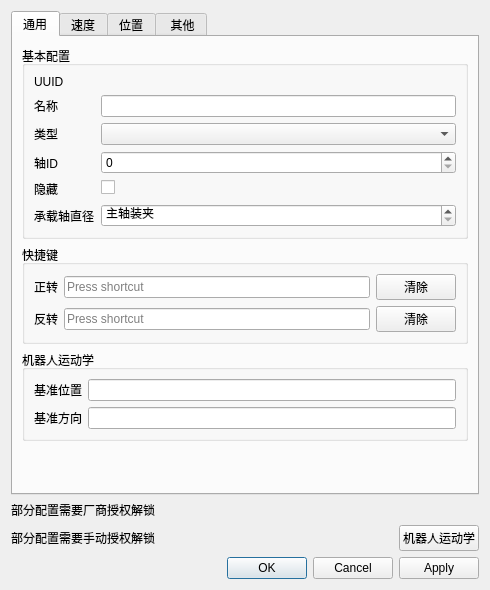
<?xml version="1.0" encoding="UTF-8"?>
<ui version="4.0">
 <class>DialogAxisConfig</class>
 <widget class="QDialog" name="DialogAxisConfig">
  <property name="geometry">
   <rect>
    <x>0</x>
    <y>0</y>
    <width>490</width>
    <height>498</height>
   </rect>
  </property>
  <property name="windowTitle">
   <string>配置轴参数</string>
  </property>
  <layout class="QGridLayout" name="gridLayout_7">
   <item row="0" column="0">
    <widget class="QTabWidget" name="tab">
     <property name="currentIndex">
      <number>0</number>
     </property>
     <property name="iconSize">
      <size>
       <width>20</width>
       <height>16</height>
      </size>
     </property>
     <widget class="QWidget" name="tabCommon">
      <attribute name="title">
       <string>通用</string>
      </attribute>
      <layout class="QVBoxLayout" name="verticalLayout_3">
       <item>
        <widget class="QGroupBox" name="groupBasic">
         <property name="title">
          <string>基本配置</string>
         </property>
         <layout class="QFormLayout" name="formLayout_9">
          <item row="1" column="0">
           <widget class="QLabel" name="nameTitle">
            <property name="text">
             <string>名称</string>
            </property>
           </widget>
          </item>
          <item row="1" column="1">
           <widget class="QLineEdit" name="name"/>
          </item>
          <item row="2" column="0">
           <widget class="QLabel" name="typeTitle">
            <property name="text">
             <string>类型</string>
            </property>
           </widget>
          </item>
          <item row="2" column="1">
           <widget class="QComboBox" name="type"/>
          </item>
          <item row="3" column="0">
           <widget class="QLabel" name="axisIdTitle">
            <property name="text">
             <string>轴ID</string>
            </property>
           </widget>
          </item>
          <item row="3" column="1">
           <widget class="QSpinBox" name="axisId"/>
          </item>
          <item row="4" column="0">
           <widget class="QLabel" name="hiddenTitle">
            <property name="text">
             <string>隐藏</string>
            </property>
           </widget>
          </item>
          <item row="4" column="1">
           <widget class="QCheckBox" name="hidden">
            <property name="text">
             <string/>
            </property>
           </widget>
          </item>
          <item row="0" column="0">
           <widget class="QLabel" name="uuidTitle">
            <property name="text">
             <string>UUID</string>
            </property>
           </widget>
          </item>
          <item row="0" column="1">
           <widget class="QLabel" name="uuid"/>
          </item>
          <item row="5" column="0">
           <widget class="QLabel" name="carryAxleDiameterTitle">
            <property name="text">
             <string>承载轴直径</string>
            </property>
           </widget>
          </item>
          <item row="5" column="1">
           <widget class="QDoubleSpinBox" name="carryAxleDiameter">
            <property name="specialValueText">
             <string>主轴装夹</string>
            </property>
            <property name="maximum">
             <double>500.000000000000000</double>
            </property>
           </widget>
          </item>
         </layout>
        </widget>
       </item>
       <item>
        <widget class="QGroupBox" name="groupKey">
         <property name="title">
          <string>快捷键</string>
         </property>
         <layout class="QGridLayout" name="gridLayout_6">
          <item row="0" column="0">
           <widget class="QLabel" name="forwardKeyTitle">
            <property name="text">
             <string>正转</string>
            </property>
           </widget>
          </item>
          <item row="0" column="1">
           <widget class="QKeySequenceEdit" name="forwardKey"/>
          </item>
          <item row="0" column="2">
           <widget class="QPushButton" name="forwardKeyReset">
            <property name="text">
             <string>清除</string>
            </property>
           </widget>
          </item>
          <item row="1" column="0">
           <widget class="QLabel" name="reverseKeyTitle">
            <property name="text">
             <string>反转</string>
            </property>
           </widget>
          </item>
          <item row="1" column="1">
           <widget class="QKeySequenceEdit" name="reverseKey"/>
          </item>
          <item row="1" column="2">
           <widget class="QPushButton" name="reverseKeyReset">
            <property name="text">
             <string>清除</string>
            </property>
           </widget>
          </item>
         </layout>
        </widget>
       </item>
       <item>
        <widget class="QGroupBox" name="groupRobotics">
         <property name="title">
          <string>机器人运动学</string>
         </property>
         <layout class="QFormLayout" name="formLayout_8">
          <item row="0" column="0">
           <widget class="QLabel" name="offsetTitle">
            <property name="text">
             <string>基准位置</string>
            </property>
           </widget>
          </item>
          <item row="0" column="1">
           <widget class="QLineEdit" name="offset"/>
          </item>
          <item row="1" column="0">
           <widget class="QLabel" name="directionTitle">
            <property name="text">
             <string>基准方向</string>
            </property>
           </widget>
          </item>
          <item row="1" column="1">
           <widget class="QLineEdit" name="direction"/>
          </item>
         </layout>
        </widget>
       </item>
       <item>
        <spacer name="verticalSpacer_5">
         <property name="orientation">
          <enum>Qt::Vertical</enum>
         </property>
         <property name="sizeHint" stdset="0">
          <size>
           <width>20</width>
           <height>40</height>
          </size>
         </property>
        </spacer>
       </item>
      </layout>
     </widget>
     <widget class="QWidget" name="tabSpeed">
      <attribute name="title">
       <string>速度</string>
      </attribute>
      <layout class="QGridLayout" name="gridLayout_2">
       <item row="0" column="0">
        <widget class="QGroupBox" name="groupSpeed">
         <property name="title">
          <string>速度控制</string>
         </property>
         <layout class="QFormLayout" name="formLayout">
          <item row="0" column="0">
           <widget class="QLabel" name="speedMaxTitle">
            <property name="text">
             <string>最大速度</string>
            </property>
           </widget>
          </item>
          <item row="0" column="1">
           <widget class="QDoubleSpinBox" name="speedMax">
            <property name="sizePolicy">
             <sizepolicy hsizetype="Expanding" vsizetype="Fixed">
              <horstretch>0</horstretch>
              <verstretch>0</verstretch>
             </sizepolicy>
            </property>
            <property name="suffix">
             <string> %1/s</string>
            </property>
            <property name="maximum">
             <double>99999.990000000005239</double>
            </property>
           </widget>
          </item>
          <item row="1" column="0">
           <widget class="QLabel" name="speedLocateTitle">
            <property name="text">
             <string>PTP速度</string>
            </property>
           </widget>
          </item>
          <item row="1" column="1">
           <widget class="QDoubleSpinBox" name="speedLocate">
            <property name="suffix">
             <string> %1/s</string>
            </property>
            <property name="maximum">
             <double>99999.990000000005239</double>
            </property>
           </widget>
          </item>
          <item row="2" column="0">
           <widget class="QLabel" name="speedTitle">
            <property name="text">
             <string>步进速度</string>
            </property>
           </widget>
          </item>
          <item row="2" column="1">
           <widget class="QDoubleSpinBox" name="speedJog">
            <property name="sizePolicy">
             <sizepolicy hsizetype="Expanding" vsizetype="Fixed">
              <horstretch>0</horstretch>
              <verstretch>0</verstretch>
             </sizepolicy>
            </property>
            <property name="suffix">
             <string> %1/s</string>
            </property>
            <property name="maximum">
             <double>99999.990000000005239</double>
            </property>
           </widget>
          </item>
          <item row="3" column="0">
           <widget class="QLabel" name="stepTitle">
            <property name="text">
             <string>步进距离</string>
            </property>
           </widget>
          </item>
          <item row="3" column="1">
           <widget class="QDoubleSpinBox" name="step">
            <property name="suffix">
             <string> %1</string>
            </property>
            <property name="maximum">
             <double>99999.990000000005239</double>
            </property>
           </widget>
          </item>
         </layout>
        </widget>
       </item>
       <item row="1" column="0">
        <widget class="QGroupBox" name="groupAccel">
         <property name="title">
          <string>加速度控制</string>
         </property>
         <layout class="QFormLayout" name="formLayout_6">
          <item row="0" column="0">
           <widget class="QLabel" name="accelMaxTitle">
            <property name="text">
             <string>最大加速度</string>
            </property>
           </widget>
          </item>
          <item row="0" column="1">
           <widget class="QDoubleSpinBox" name="accelMax">
            <property name="suffix">
             <string> %1/s²</string>
            </property>
            <property name="maximum">
             <double>99999.990000000005239</double>
            </property>
           </widget>
          </item>
          <item row="1" column="0">
           <widget class="QLabel" name="accelTitle">
            <property name="text">
             <string>加速度</string>
            </property>
           </widget>
          </item>
          <item row="1" column="1">
           <widget class="QDoubleSpinBox" name="accel">
            <property name="suffix">
             <string> %1/s²</string>
            </property>
            <property name="maximum">
             <double>99999.990000000005239</double>
            </property>
           </widget>
          </item>
          <item row="2" column="0">
           <widget class="QLabel" name="decelMaxTitle">
            <property name="text">
             <string>最大制动加速度</string>
            </property>
           </widget>
          </item>
          <item row="2" column="1">
           <widget class="QDoubleSpinBox" name="decelMax">
            <property name="suffix">
             <string> %1/s²</string>
            </property>
            <property name="maximum">
             <double>99999.990000000005239</double>
            </property>
           </widget>
          </item>
          <item row="3" column="0">
           <widget class="QLabel" name="decelTitle">
            <property name="text">
             <string>制动加速度</string>
            </property>
           </widget>
          </item>
          <item row="3" column="1">
           <widget class="QDoubleSpinBox" name="decel">
            <property name="suffix">
             <string> %1/s²</string>
            </property>
            <property name="maximum">
             <double>99999.990000000005239</double>
            </property>
           </widget>
          </item>
          <item row="4" column="0">
           <widget class="QLabel" name="sRampTitle">
            <property name="text">
             <string>S曲线过渡时间</string>
            </property>
           </widget>
          </item>
          <item row="4" column="1">
           <widget class="QDoubleSpinBox" name="sRamp">
            <property name="suffix">
             <string> ms</string>
            </property>
            <property name="maximum">
             <double>250.000000000000000</double>
            </property>
           </widget>
          </item>
         </layout>
        </widget>
       </item>
       <item row="3" column="0">
        <spacer name="verticalSpacer">
         <property name="orientation">
          <enum>Qt::Vertical</enum>
         </property>
         <property name="sizeHint" stdset="0">
          <size>
           <width>13</width>
           <height>13</height>
          </size>
         </property>
        </spacer>
       </item>
       <item row="2" column="0">
        <widget class="QGroupBox" name="groupJog">
         <property name="title">
          <string> 遥控步进</string>
         </property>
         <layout class="QFormLayout" name="formLayout_7">
          <item row="0" column="0">
           <widget class="QLabel" name="jogForwardInputTitle">
            <property name="text">
             <string>正向步进输入</string>
            </property>
           </widget>
          </item>
          <item row="0" column="1">
           <widget class="QSpinBox" name="jogForwardInput">
            <property name="specialValueText">
             <string>禁用</string>
            </property>
            <property name="minimum">
             <number>-1</number>
            </property>
           </widget>
          </item>
          <item row="1" column="0">
           <widget class="QLabel" name="jogReverseInputTitle">
            <property name="text">
             <string>反向步进输入</string>
            </property>
           </widget>
          </item>
          <item row="1" column="1">
           <widget class="QSpinBox" name="jogReverseInput">
            <property name="specialValueText">
             <string>禁用</string>
            </property>
            <property name="minimum">
             <number>-1</number>
            </property>
           </widget>
          </item>
         </layout>
        </widget>
       </item>
      </layout>
     </widget>
     <widget class="QWidget" name="tabPosition">
      <attribute name="title">
       <string>位置</string>
      </attribute>
      <layout class="QGridLayout" name="gridLayout_4">
       <item row="0" column="0">
        <layout class="QVBoxLayout" name="verticalLayout_2">
         <item>
          <widget class="QGroupBox" name="groupPosition">
           <property name="title">
            <string>位置控制</string>
           </property>
           <layout class="QFormLayout" name="formLayout_2">
            <item row="0" column="0">
             <widget class="QLabel" name="unitsTitle">
              <property name="text">
               <string>单位脉冲数</string>
              </property>
             </widget>
            </item>
            <item row="0" column="1">
             <widget class="QDoubleSpinBox" name="units">
              <property name="sizePolicy">
               <sizepolicy hsizetype="MinimumExpanding" vsizetype="Fixed">
                <horstretch>0</horstretch>
                <verstretch>0</verstretch>
               </sizepolicy>
              </property>
              <property name="suffix">
               <string> p/%1</string>
              </property>
              <property name="decimals">
               <number>5</number>
              </property>
              <property name="maximum">
               <double>99999999.989999994635582</double>
              </property>
             </widget>
            </item>
            <item row="1" column="0">
             <widget class="QLabel" name="repDistTitle">
              <property name="text">
               <string>回转周期</string>
              </property>
             </widget>
            </item>
            <item row="1" column="1">
             <widget class="QDoubleSpinBox" name="repDist">
              <property name="suffix">
               <string> %1</string>
              </property>
              <property name="maximum">
               <double>99999.990000000005239</double>
              </property>
             </widget>
            </item>
            <item row="2" column="0">
             <widget class="QLabel" name="encoderIdTitle">
              <property name="text">
               <string>仪器编码器</string>
              </property>
             </widget>
            </item>
            <item row="2" column="1">
             <widget class="QSpinBox" name="encoderId">
              <property name="minimum">
               <number>-1</number>
              </property>
             </widget>
            </item>
            <item row="3" column="0">
             <widget class="QLabel" name="unitsInstrumentTitle">
              <property name="text">
               <string>仪器脉冲数</string>
              </property>
             </widget>
            </item>
            <item row="3" column="1">
             <widget class="QDoubleSpinBox" name="unitsInstrument">
              <property name="sizePolicy">
               <sizepolicy hsizetype="MinimumExpanding" vsizetype="Fixed">
                <horstretch>0</horstretch>
                <verstretch>0</verstretch>
               </sizepolicy>
              </property>
              <property name="suffix">
               <string> p/%1</string>
              </property>
              <property name="decimals">
               <number>5</number>
              </property>
              <property name="minimum">
               <double>-99999999.989999994635582</double>
              </property>
              <property name="maximum">
               <double>99999999.989999994635582</double>
              </property>
             </widget>
            </item>
            <item row="4" column="0">
             <widget class="QLabel" name="backlashTitle">
              <property name="text">
               <string>返程补偿</string>
              </property>
             </widget>
            </item>
            <item row="4" column="1">
             <widget class="QDoubleSpinBox" name="backlash">
              <property name="suffix">
               <string> %1</string>
              </property>
              <property name="minimum">
               <double>-9999.989999999999782</double>
              </property>
              <property name="maximum">
               <double>9999.989999999999782</double>
              </property>
             </widget>
            </item>
           </layout>
          </widget>
         </item>
         <item>
          <widget class="QGroupBox" name="groupDatum">
           <property name="title">
            <string>复位</string>
           </property>
           <layout class="QFormLayout" name="formLayout_4">
            <item row="0" column="0">
             <widget class="QLabel" name="datumInTitle">
              <property name="text">
               <string>传感器</string>
              </property>
             </widget>
            </item>
            <item row="0" column="1">
             <widget class="QSpinBox" name="datumIn">
              <property name="sizePolicy">
               <sizepolicy hsizetype="Expanding" vsizetype="Fixed">
                <horstretch>0</horstretch>
                <verstretch>0</verstretch>
               </sizepolicy>
              </property>
              <property name="specialValueText">
               <string>禁用</string>
              </property>
              <property name="minimum">
               <number>-1</number>
              </property>
             </widget>
            </item>
            <item row="1" column="0">
             <widget class="QLabel" name="datumSpeedTitle">
              <property name="text">
               <string>反向搜索速度</string>
              </property>
             </widget>
            </item>
            <item row="1" column="1">
             <widget class="QDoubleSpinBox" name="datumSpeed">
              <property name="suffix">
               <string> %1/s</string>
              </property>
              <property name="maximum">
               <double>99999.990000000005239</double>
              </property>
             </widget>
            </item>
            <item row="2" column="0">
             <widget class="QLabel" name="datumCreepTitle">
              <property name="text">
               <string>正向搜索速度</string>
              </property>
             </widget>
            </item>
            <item row="2" column="1">
             <widget class="QDoubleSpinBox" name="datumCreep">
              <property name="suffix">
               <string> %1/s</string>
              </property>
              <property name="maximum">
               <double>99999.990000000005239</double>
              </property>
             </widget>
            </item>
            <item row="3" column="0">
             <widget class="QLabel" name="datumDefTitle">
              <property name="text">
               <string>原点位置</string>
              </property>
             </widget>
            </item>
            <item row="3" column="1">
             <widget class="QDoubleSpinBox" name="datumDef">
              <property name="suffix">
               <string> %1</string>
              </property>
              <property name="minimum">
               <double>-999999.989999999990687</double>
              </property>
              <property name="maximum">
               <double>999999.989999999990687</double>
              </property>
             </widget>
            </item>
            <item row="4" column="0">
             <widget class="QLabel" name="datumSequenceTitle">
              <property name="text">
               <string>顺序</string>
              </property>
             </widget>
            </item>
            <item row="4" column="1">
             <widget class="QSpinBox" name="datumSequence"/>
            </item>
            <item row="5" column="0">
             <widget class="QLabel" name="datumReversedTitle">
              <property name="text">
               <string>正向复位</string>
              </property>
             </widget>
            </item>
            <item row="5" column="1">
             <widget class="QCheckBox" name="datumReversed">
              <property name="text">
               <string/>
              </property>
             </widget>
            </item>
           </layout>
          </widget>
         </item>
        </layout>
       </item>
       <item row="0" column="1">
        <layout class="QVBoxLayout" name="verticalLayout">
         <item>
          <widget class="QGroupBox" name="groupLimit">
           <property name="title">
            <string>限位</string>
           </property>
           <layout class="QFormLayout" name="formLayout_5">
            <item row="0" column="0">
             <widget class="QLabel" name="reverseLimitTitle">
              <property name="text">
               <string>反向逻辑限位</string>
              </property>
             </widget>
            </item>
            <item row="0" column="1">
             <widget class="QDoubleSpinBox" name="reverseLimit">
              <property name="sizePolicy">
               <sizepolicy hsizetype="Expanding" vsizetype="Fixed">
                <horstretch>0</horstretch>
                <verstretch>0</verstretch>
               </sizepolicy>
              </property>
              <property name="suffix">
               <string> %1</string>
              </property>
              <property name="minimum">
               <double>-9999999.990000000223517</double>
              </property>
              <property name="maximum">
               <double>9999999.990000000223517</double>
              </property>
             </widget>
            </item>
            <item row="1" column="0">
             <widget class="QLabel" name="forwardLimitTitle">
              <property name="text">
               <string>正向逻辑限位</string>
              </property>
             </widget>
            </item>
            <item row="1" column="1">
             <widget class="QDoubleSpinBox" name="forwardLimit">
              <property name="sizePolicy">
               <sizepolicy hsizetype="Expanding" vsizetype="Fixed">
                <horstretch>0</horstretch>
                <verstretch>0</verstretch>
               </sizepolicy>
              </property>
              <property name="suffix">
               <string> %1</string>
              </property>
              <property name="minimum">
               <double>-9999999.990000000223517</double>
              </property>
              <property name="maximum">
               <double>9999999.990000000223517</double>
              </property>
             </widget>
            </item>
            <item row="2" column="0">
             <widget class="QLabel" name="reverseInTitle">
              <property name="text">
               <string>反向限位传感器</string>
              </property>
             </widget>
            </item>
            <item row="2" column="1">
             <widget class="QSpinBox" name="reverseIn">
              <property name="specialValueText">
               <string>禁用</string>
              </property>
              <property name="minimum">
               <number>-1</number>
              </property>
             </widget>
            </item>
            <item row="3" column="0">
             <widget class="QLabel" name="forwardInTitle">
              <property name="text">
               <string>正向限位传感器</string>
              </property>
             </widget>
            </item>
            <item row="3" column="1">
             <widget class="QSpinBox" name="forwardIn">
              <property name="specialValueText">
               <string>禁用</string>
              </property>
              <property name="minimum">
               <number>-1</number>
              </property>
             </widget>
            </item>
           </layout>
          </widget>
         </item>
         <item>
          <widget class="QGroupBox" name="groupSensor">
           <property name="title">
            <string>原点传感器</string>
           </property>
           <layout class="QGridLayout" name="gridLayout">
            <item row="2" column="0">
             <layout class="QHBoxLayout" name="horizontalLayout">
              <item>
               <spacer name="sensorSpacer">
                <property name="orientation">
                 <enum>Qt::Horizontal</enum>
                </property>
                <property name="sizeHint" stdset="0">
                 <size>
                  <width>0</width>
                  <height>0</height>
                 </size>
                </property>
               </spacer>
              </item>
              <item>
               <widget class="QToolButton" name="sensorAdd">
                <property name="icon">
                 <iconset resource="../../resources/Resources.qrc">
                  <normaloff>:/icons/plus.png</normaloff>:/icons/plus.png</iconset>
                </property>
               </widget>
              </item>
              <item>
               <widget class="QToolButton" name="sensorDelete">
                <property name="icon">
                 <iconset resource="../../resources/Resources.qrc">
                  <normaloff>:/icons/minus.png</normaloff>:/icons/minus.png</iconset>
                </property>
               </widget>
              </item>
             </layout>
            </item>
            <item row="0" column="0">
             <widget class="QListWidget" name="sensorList"/>
            </item>
           </layout>
          </widget>
         </item>
        </layout>
       </item>
       <item row="1" column="0">
        <spacer name="verticalSpacer_4">
         <property name="orientation">
          <enum>Qt::Vertical</enum>
         </property>
         <property name="sizeHint" stdset="0">
          <size>
           <width>17</width>
           <height>2</height>
          </size>
         </property>
        </spacer>
       </item>
       <item row="1" column="1">
        <spacer name="verticalSpacer_3">
         <property name="orientation">
          <enum>Qt::Vertical</enum>
         </property>
         <property name="sizeHint" stdset="0">
          <size>
           <width>20</width>
           <height>40</height>
          </size>
         </property>
        </spacer>
       </item>
      </layout>
     </widget>
     <widget class="QWidget" name="tabOther">
      <attribute name="title">
       <string> 其他</string>
      </attribute>
      <layout class="QGridLayout" name="gridLayout_3">
       <item row="0" column="0">
        <widget class="QGroupBox" name="groupDebug">
         <property name="title">
          <string>调试</string>
         </property>
         <layout class="QGridLayout" name="gridLayout_5">
          <item row="6" column="1">
           <widget class="QDoubleSpinBox" name="moveabsPosition">
            <property name="sizePolicy">
             <sizepolicy hsizetype="Expanding" vsizetype="Fixed">
              <horstretch>0</horstretch>
              <verstretch>0</verstretch>
             </sizepolicy>
            </property>
            <property name="alignment">
             <set>Qt::AlignRight|Qt::AlignTrailing|Qt::AlignVCenter</set>
            </property>
            <property name="suffix">
             <string> %1</string>
            </property>
            <property name="minimum">
             <double>-99999.990000000005239</double>
            </property>
            <property name="maximum">
             <double>99999.990000000005239</double>
            </property>
           </widget>
          </item>
          <item row="0" column="0" colspan="4">
           <widget class="QPushButton" name="stop">
            <property name="text">
             <string>停止</string>
            </property>
           </widget>
          </item>
          <item row="7" column="1">
           <widget class="QDoubleSpinBox" name="moveDisplacement">
            <property name="alignment">
             <set>Qt::AlignRight|Qt::AlignTrailing|Qt::AlignVCenter</set>
            </property>
            <property name="suffix">
             <string> %1</string>
            </property>
            <property name="maximum">
             <double>999.990000000000009</double>
            </property>
            <property name="value">
             <double>2.000000000000000</double>
            </property>
           </widget>
          </item>
          <item row="2" column="0" colspan="4">
           <layout class="QHBoxLayout" name="debugLayout">
            <item>
             <widget class="QPushButton" name="forward">
              <property name="text">
               <string>正转</string>
              </property>
             </widget>
            </item>
            <item>
             <widget class="QPushButton" name="reverse">
              <property name="text">
               <string>反转</string>
              </property>
             </widget>
            </item>
           </layout>
          </item>
          <item row="7" column="3">
           <widget class="QToolButton" name="moveForward">
            <property name="sizePolicy">
             <sizepolicy hsizetype="Fixed" vsizetype="Fixed">
              <horstretch>0</horstretch>
              <verstretch>0</verstretch>
             </sizepolicy>
            </property>
            <property name="maximumSize">
             <size>
              <width>40</width>
              <height>16777215</height>
             </size>
            </property>
            <property name="text">
             <string>+</string>
            </property>
           </widget>
          </item>
          <item row="7" column="2">
           <widget class="QToolButton" name="moveReverse">
            <property name="sizePolicy">
             <sizepolicy hsizetype="Fixed" vsizetype="Fixed">
              <horstretch>0</horstretch>
              <verstretch>0</verstretch>
             </sizepolicy>
            </property>
            <property name="maximumSize">
             <size>
              <width>40</width>
              <height>16777215</height>
             </size>
            </property>
            <property name="text">
             <string>-</string>
            </property>
           </widget>
          </item>
          <item row="6" column="2" colspan="2">
           <widget class="QPushButton" name="moveabsGo">
            <property name="text">
             <string>执行</string>
            </property>
           </widget>
          </item>
          <item row="7" column="0">
           <widget class="QLabel" name="moveTitle">
            <property name="text">
             <string>步进距离</string>
            </property>
           </widget>
          </item>
          <item row="6" column="0">
           <widget class="QLabel" name="moveabsTitle">
            <property name="text">
             <string>移动到</string>
            </property>
           </widget>
          </item>
         </layout>
        </widget>
       </item>
       <item row="1" column="0">
        <spacer name="verticalSpacer_2">
         <property name="orientation">
          <enum>Qt::Vertical</enum>
         </property>
         <property name="sizeHint" stdset="0">
          <size>
           <width>0</width>
           <height>0</height>
          </size>
         </property>
        </spacer>
       </item>
      </layout>
     </widget>
    </widget>
   </item>
   <item row="1" column="0">
    <widget class="QLabel" name="licenseWarning">
     <property name="text">
      <string>部分配置需要厂商授权解锁</string>
     </property>
    </widget>
   </item>
   <item row="2" column="0">
    <layout class="QHBoxLayout" name="horizontalLayout_3" stretch="1,0">
     <item>
      <widget class="QLabel" name="licenseManualLabel">
       <property name="text">
        <string>部分配置需要手动授权解锁</string>
       </property>
      </widget>
     </item>
     <item>
      <widget class="QPushButton" name="licenseManualRobotics">
       <property name="text">
        <string>机器人运动学</string>
       </property>
      </widget>
     </item>
    </layout>
   </item>
   <item row="3" column="0">
    <layout class="QHBoxLayout" name="horizontalLayout_2">
     <item>
      <spacer name="horizontalSpacer">
       <property name="orientation">
        <enum>Qt::Horizontal</enum>
       </property>
       <property name="sizeHint" stdset="0">
        <size>
         <width>40</width>
         <height>20</height>
        </size>
       </property>
      </spacer>
     </item>
     <item>
      <widget class="QDialogButtonBox" name="buttonBox">
       <property name="orientation">
        <enum>Qt::Horizontal</enum>
       </property>
       <property name="standardButtons">
        <set>QDialogButtonBox::Apply|QDialogButtonBox::Cancel|QDialogButtonBox::Ok</set>
       </property>
      </widget>
     </item>
    </layout>
   </item>
  </layout>
 </widget>
 <resources>
  <include location="../../resources/Resources.qrc"/>
 </resources>
 <connections>
  <connection>
   <sender>buttonBox</sender>
   <signal>accepted()</signal>
   <receiver>DialogAxisConfig</receiver>
   <slot>accept()</slot>
   <hints>
    <hint type="sourcelabel">
     <x>453</x>
     <y>485</y>
    </hint>
    <hint type="destinationlabel">
     <x>157</x>
     <y>274</y>
    </hint>
   </hints>
  </connection>
  <connection>
   <sender>buttonBox</sender>
   <signal>rejected()</signal>
   <receiver>DialogAxisConfig</receiver>
   <slot>reject()</slot>
   <hints>
    <hint type="sourcelabel">
     <x>453</x>
     <y>485</y>
    </hint>
    <hint type="destinationlabel">
     <x>286</x>
     <y>274</y>
    </hint>
   </hints>
  </connection>
 </connections>
</ui>
